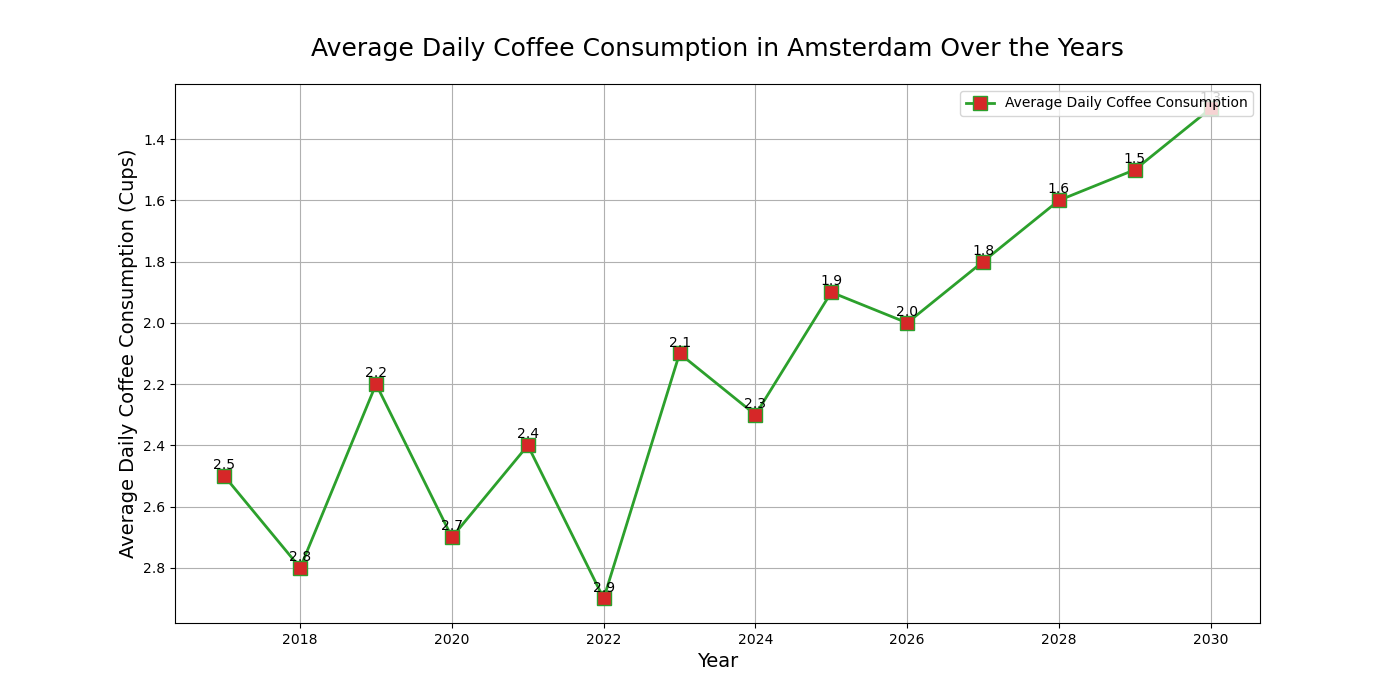

This figure's Python source:

import matplotlib.pyplot as plt

# Given data
data = [
    {'Year': 2017, 'Average Daily Coffee Consumption (Cups)': 2.5, 'City': 'Amsterdam'},
    {'Year': 2018, 'Average Daily Coffee Consumption (Cups)': 2.8, 'City': 'Amsterdam'},
    {'Year': 2019, 'Average Daily Coffee Consumption (Cups)': 2.2, 'City': 'Amsterdam'},
    {'Year': 2020, 'Average Daily Coffee Consumption (Cups)': 2.7, 'City': 'Amsterdam'},
    {'Year': 2021, 'Average Daily Coffee Consumption (Cups)': 2.4, 'City': 'Amsterdam'},
    {'Year': 2022, 'Average Daily Coffee Consumption (Cups)': 2.9, 'City': 'Amsterdam'},
    {'Year': 2023, 'Average Daily Coffee Consumption (Cups)': 2.1, 'City': 'Amsterdam'},
    {'Year': 2024, 'Average Daily Coffee Consumption (Cups)': 2.3, 'City': 'Amsterdam'},
    {'Year': 2025, 'Average Daily Coffee Consumption (Cups)': 1.9, 'City': 'Amsterdam'},
    {'Year': 2026, 'Average Daily Coffee Consumption (Cups)': 2.0, 'City': 'Amsterdam'},
    {'Year': 2027, 'Average Daily Coffee Consumption (Cups)': 1.8, 'City': 'Amsterdam'},
    {'Year': 2028, 'Average Daily Coffee Consumption (Cups)': 1.6, 'City': 'Amsterdam'},
    {'Year': 2029, 'Average Daily Coffee Consumption (Cups)': 1.5, 'City': 'Amsterdam'},
    {'Year': 2030, 'Average Daily Coffee Consumption (Cups)': 1.3, 'City': 'Amsterdam'}
]

# Extracting Years and Average Daily Coffee Consumption from the data
years = [item['Year'] for item in data]
coffee_consumption = [item['Average Daily Coffee Consumption (Cups)'] for item in data]

# Creating the plot
plt.figure(figsize=(14, 7)) # Adjust size as needed

# Plotting the data
plt.plot(years, coffee_consumption, color='#2ca02c', linestyle='-', marker='s', 
         markerfacecolor='#d62728', markersize=10, linewidth=2, 
         label='Average Daily Coffee Consumption')

# Adding titles and labels
plt.title('Average Daily Coffee Consumption in Amsterdam Over the Years', fontsize=18, pad=20)
plt.xlabel('Year', fontsize=14)
plt.ylabel('Average Daily Coffee Consumption (Cups)', fontsize=14)

# Adding grid
plt.grid(True)

# Adding legend
plt.legend(loc='upper right')

# Inverting y-axis
plt.gca().invert_yaxis()

# Adding annotations
for i, txt in enumerate(coffee_consumption):
    plt.annotate(txt, (years[i], coffee_consumption[i]), textcoords="offset points", xytext=(0,5), ha='center')

# Displaying the plot
plt.show()
